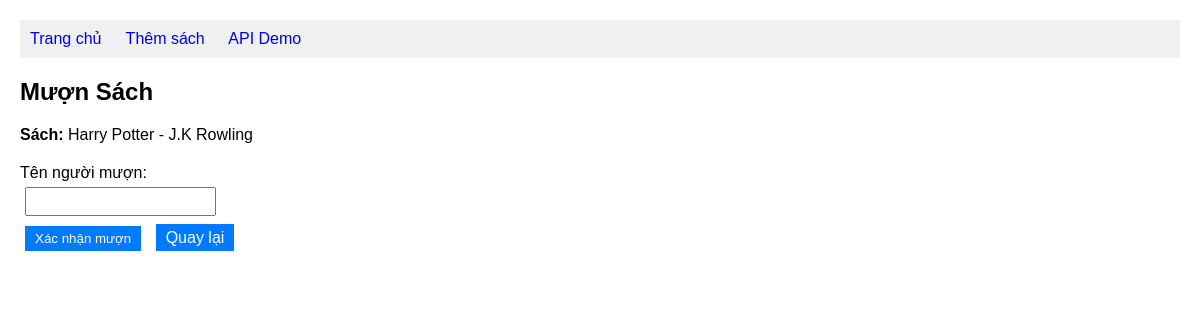
/borrow_book/1, run on an earlier commit of the app's database.
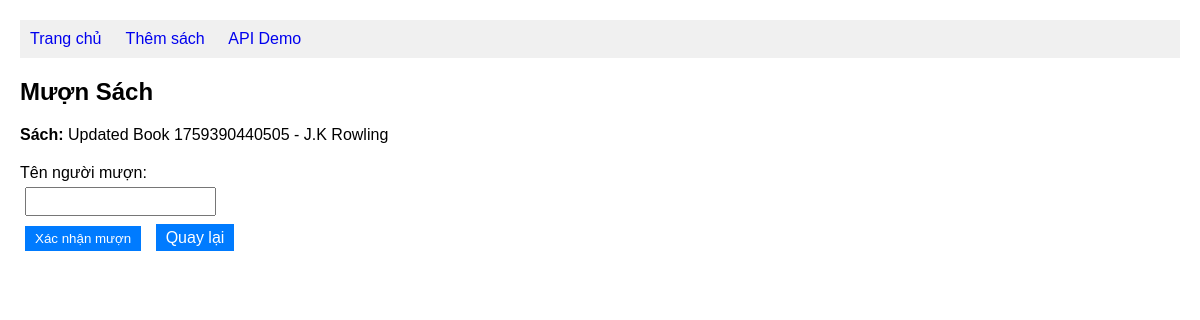
And on a later commit of the database.
### app.py (models this page shows, shortened)
class Book(db.Model):
    id = db.Column(db.Integer, primary_key=True)
    title = db.Column(db.String(200), nullable=False)
    author = db.Column(db.String(100), nullable=False)
    available = db.Column(db.Boolean, default=True)

### app.py (the view, shortened to what this page needs)
@app.route('/borrow_book/<int:book_id>', methods=['GET', 'POST'])
def borrow_book(book_id):
    book = Book.query.get_or_404(book_id)
    return render_template('borrow_book.html', book=book)

### templates/borrow_book.html
{% extends "base.html" %}
{% block content %}
<h2>Mượn Sách</h2>
<p><strong>Sách:</strong> {{ book.title }} - {{ book.author }}</p>
<form method="POST" class="form">
    <div>
        <label>Tên người mượn:</label><br>
        <input type="text" name="borrower_name" required>
    </div>
    <div>
        <button type="submit" class="btn">Xác nhận mượn</button>
        <a href="{{ url_for('index') }}" class="btn">Quay lại</a>
    </div>
</form>
{% endblock %}

What changed in the data, as far as the page shows it:
changed Book "J.K Rowling": title "Harry Potter" → "Updated Book 1759390440505"
